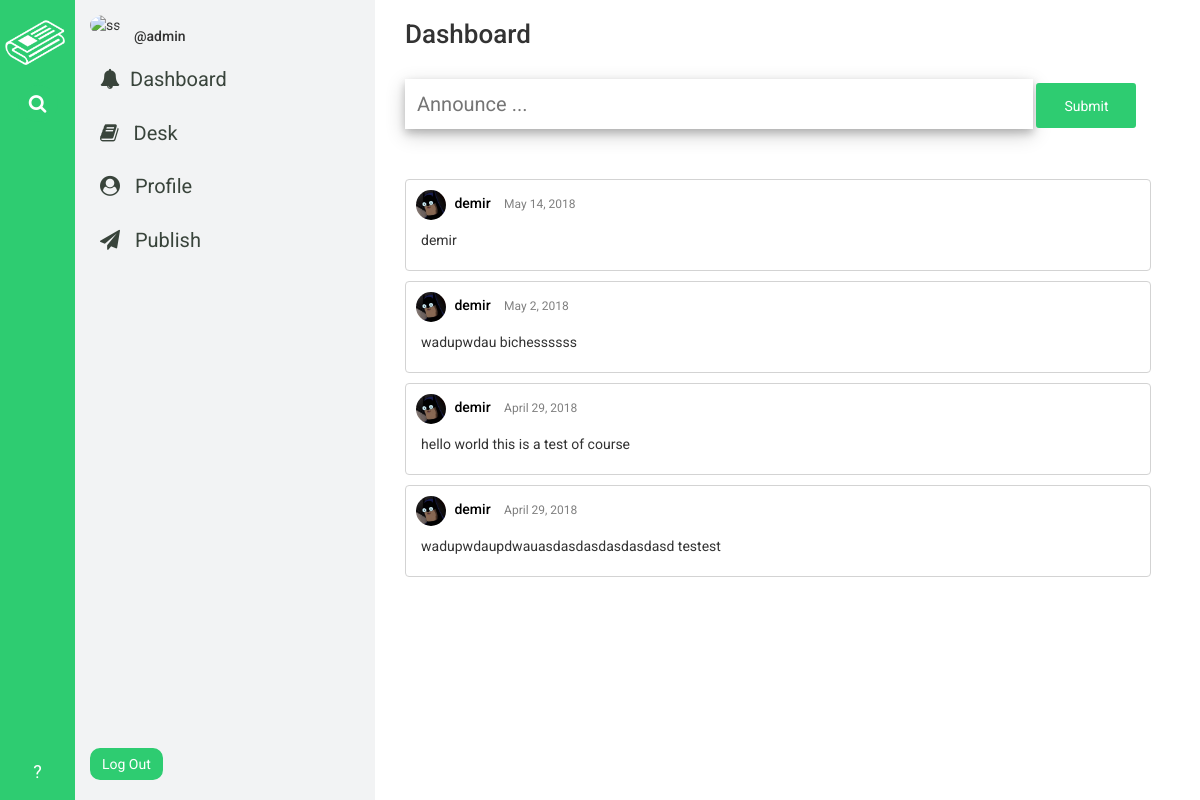
Page /home/dashboard/ (signed in) on the earlier database version.
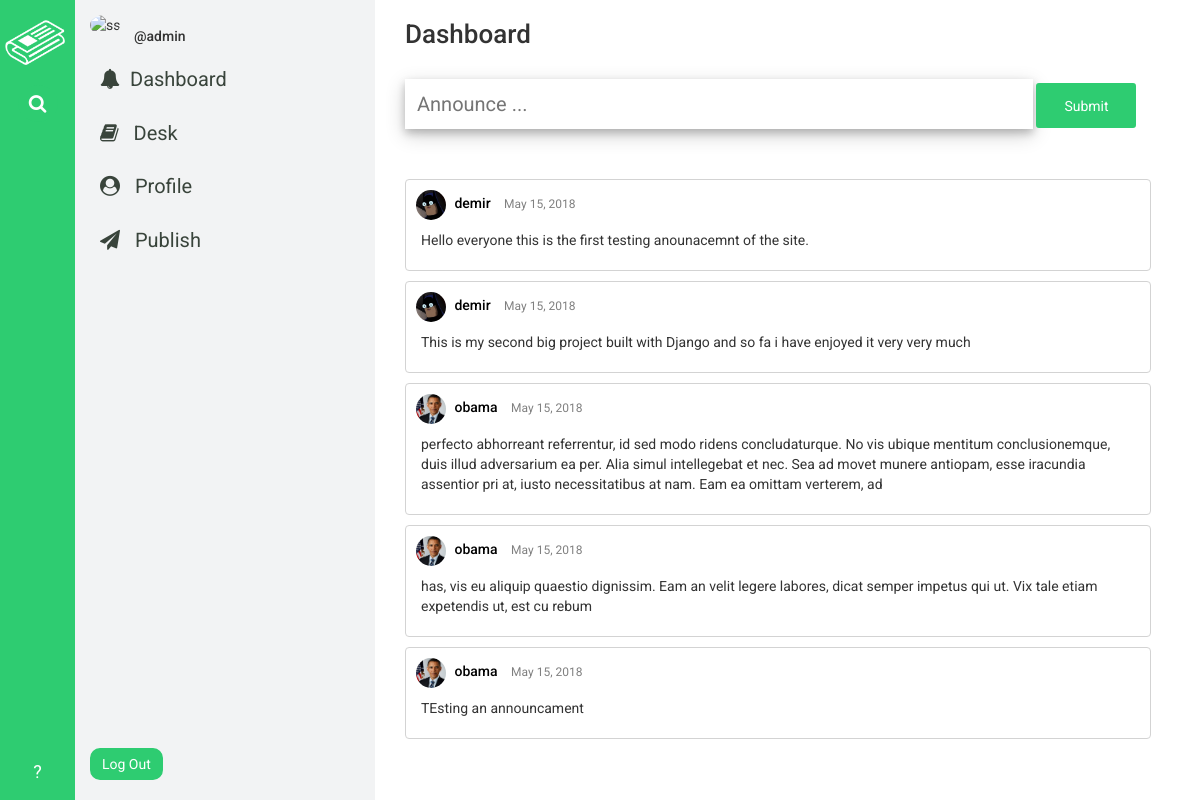
Same page on the later database version.
### home_app/models.py (models this page shows, shortened)
class Announcament(models.Model):
    user = models.ForeignKey(User, on_delete=models.CASCADE)
    profile_settings = models.ForeignKey(
        ProfileSettings, on_delete=models.CASCADE, null=True, blank=True,
    )
    content = models.TextField(blank=False, null=False)
    publish_date = models.DateField(default=timezone.now)

### profile_app/models.py (models this page shows, shortened)
class ProfileSettings(models.Model):
    user = models.OneToOneField(User, on_delete=models.CASCADE)
    profile_photo = models.ImageField(
        upload_to='profile_photos/', blank=False, null=False
    )
    name = models.CharField(max_length=200, blank=False, null=False)
    bio = models.TextField(blank=False, null=False)
    personal_link = models.CharField(max_length=200, blank=False, null=False)

### home_app/views.py (the view, shortened to what this page needs)
# urls.py: path('home/dashboard/', views.dashboard, name='dashboard'),
@login_required
def dashboard(request):
    current_user = get_object_or_404(User, pk=request.user.id)
    try:
        current_user_settings = ProfileSettings.objects.get(user=current_user)
    except ObjectDoesNotExist:
        current_user_settings = None
    try:
        all_announcaments = Announcament.objects.order_by('-publish_date')
    except ObjectDoesNotExist:
        all_announcaments = None
    try:
        current_user_desks = DeskWorkers.objects.filter(worker=current_user)
    except ObjectDoesNotExist:
        current_user_desks = None
    data = {
        'current_user': current_user,
        'has_home_navbar': True,
        'current_user_settings': current_user_settings,
        'all_announcaments': all_announcaments,
        'current_user_desks': current_user_desks,
    }
    return render(request, 'home_app/dashboard.html', context=data)

### templates/home_app/dashboard.html (shortened to what this page needs)
{% extends 'base.html' %}
{% load staticfiles %}
{% block css_link %}
<link rel="stylesheet" href="{% static 'home_app/css/dashboard.css' %}" />
{% endblock %}
{% block content %}
<div id="wrapper">
  <h3 id="header">Dashboard</h3>
  <br />
  <form id="announcament-form" method="post" action="{% url 'dashboard' %}">
    <input type="text" placeholder="Announce ... " id="announcament-content" name="content"/>
    <input value="Submit" type="submit" id="announcament_submit_form" name="announcament_submit_button"/>
  </form>
  <div id="announcaments">
    {% for announcament in all_announcaments %}
      <div id="announcament-cell">
        <div id="announcament-cell-author-info">
          {% if announcament.profile_settings %}
            <a href=""><img src="{{ announcament.profile_settings.profile_photo.url }}" alt="pp" height="30px" width="30px"/></a>
          {% else %}
            <a href=""><img src="{% static 'news_app/assets/pp.jpg' %}" alt="pp" height="30px" width="30px"</a>
          {% endif %}
          <a href=""><h5>{{ announcament.user.username }}</h5></a>
          <p>{{ announcament.publish_date }}</p>
        </div>
        <p>{{ announcament.content }}</p>
      </div>
    {% endfor %}
  </div>
</div>
{% endblock %}

Differences in the rows shown:
removed Announcament: profile_settings.profile_photo (picture), user.username "demir", publish_date "May 14, 2018", content "demir"
removed Announcament: profile_settings.profile_photo (picture), user.username "demir", publish_date "May 2, 2018", content "wadupwdau bichessssss"
removed Announcament: profile_settings.profile_photo (picture), user.username "demir", publish_date "April 29, 2018", content "hello world this is a test of course"
removed Announcament: profile_settings.profile_photo (picture), user.username "demir", publish_date "April 29, 2018", content "wadupwdaupdwauasdasdasdasdasdasd testest"
added Announcament: profile_settings.profile_photo (picture), user.username "demir", publish_date "May 15, 2018", content "Hello everyone this is the first testing anounacemnt of the site."
added Announcament: profile_settings.profile_photo (picture), user.username "demir", publish_date "May 15, 2018", content "This is my second big project built with Django and so fa i have enjoyed it very very much"
added Announcament: profile_settings.profile_photo (picture), user.username "obama", publish_date "May 15, 2018", content "perfecto abhorreant referrentur, id sed modo ridens concludaturque. No vis ubique mentitum conclusionemque, duis illud adversarium ea per. Alia simul intellegebat et nec. Sea ad movet munere antiopam, esse iracundia assentior pri at, iusto necessitatibus at nam. Eam ea omittam verterem, ad"
added Announcament: profile_settings.profile_photo (picture), user.username "obama", publish_date "May 15, 2018", content "has, vis eu aliquip quaestio dignissim. Eam an velit legere labores, dicat semper impetus qui ut. Vix tale etiam expetendis ut, est cu rebum"
added Announcament: profile_settings.profile_photo (picture), user.username "obama", publish_date "May 15, 2018", content "TEsting an announcament"
